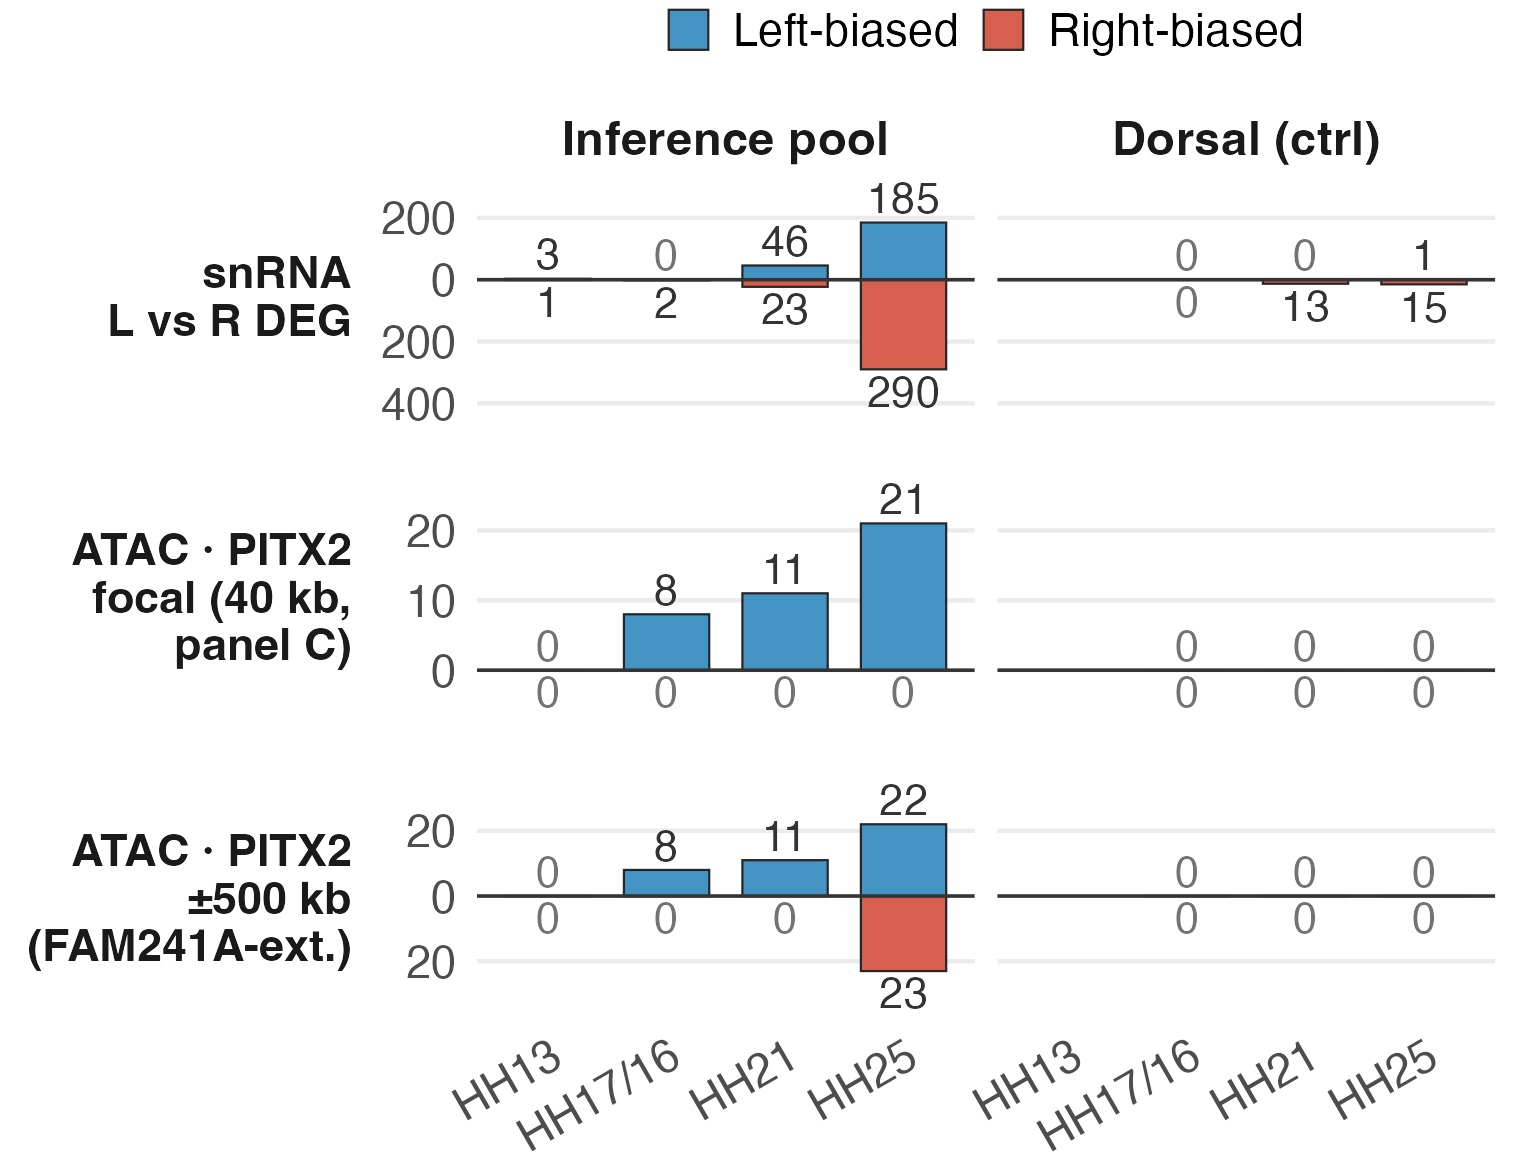

R code for this plot:
#!/usr/bin/env Rscript
# fig03 panel B — L-vs-R counts, DIVERGENT, three rows × two compartments.
#   Rows  : snRNA (# L/R DE GENES)  /  ATAC focal 40 kb (the panel-C window)  /
#           ATAC ±500 kb FAM241A-extended (# L/R-biased PEAKS) — a nested zoom:
#           transcriptome -> focal locus -> wider locus.
#   Cols  : Inference pool (ventral laterality pool)  /  Dorsal (bilateral control)
#
# The segway: with the sides fixed by panel A, the snRNA is nearly silent at HH17/16
# (inference pool: 2 DEG, both Right-biased — AHR, CHRM2 — on the corrected-design
# cohort of 13 paired embryos; 0 on the pre-correction 15) — yet in the SAME multiome
# cells the PITX2-locus chromatin is already L-biased (L peaks ≫ R), and stays
# L-biased through HH25, in the ventral
# pool but NOT in the dorsal control (0 L / 0 R locus peaks at every stage; the dorsal
# snRNA arm is 0 at HH17/16 and small-and-Right at HH21/HH25 — see fig03/LEGEND.md (B)).  The spatial
# substructure of those peaks — focal-L (PITX2c core + PANCR) vs the late upstream-R
# desert near FAM241A/Playrr — is panel C.  (Genome-wide ATAC L/R is depth-confounded/
# null — h4 perm emp_p 0.385 (pre-fix tail-biased estimator; see pipeline/_lr_binom.py —
# corrected values in figures/data/h4_summary_*.tsv: HH17/16 count-level emp_p
# L=0.91 / R=0.61, still null; HH25 exceeds the null both directions, read as
# pseudobulk composition structure) — so the honest ATAC signal is
# FOCAL; described in text.  Per-subcluster DEG overlap is figS03 UpSet.)
#
# L-biased UP (blue), R-biased DOWN (red).
#
# Data:
#   RNA per-gene paired DESeq2 (~genotype+side, padj<0.05; +log2FC = Left):
#     figures/data/h2_deg_POOL_*.tsv      (inference pool)
#     figures/data/h2_dorsal_POOL_*.tsv   (dorsal bilateral control)
#   ATAC per-peak L/R DESeq2 at two scales (locus-FDR<0.1):
#     figures/data/g4f_lr_long_floor20.tsv  (compartment ventral|dorsal, design=unpaired)
#     figures/data/pitx2_locus_tad_peaks.tsv (peak coords; focal = the panel-C 40 kb
#       window, wider = full 359-peak FAM241A-extended ±500 kb set — NOT a measured TAD)
#
#   conda run -n duckfig Rscript figures/fig03/panel_B_lr_counts.R
suppressPackageStartupMessages({
  library(readr); library(dplyr); library(tidyr); library(ggplot2)
})

F    <- "figures/data"
HERE <- "figures/fig03"
STAGES    <- c("HH13", "HH17/16", "HH21", "HH25")
PADJ_RNA  <- 0.05
PADJ_ATAC <- 0.10
SCOPE_ORD <- c("Inference pool", "Dorsal (ctrl)")
# (wrapped to 3 lines: the row strips are horizontal at print size)
MOD_ORD   <- c("snRNA\nL vs R DEG",
               "ATAC · PITX2\nfocal (40 kb,\npanel C)",
               "ATAC · PITX2\n±500 kb\n(FAM241A-ext.)")
side_cols <- local({ source("figures/_shared/colors.R"); get_palette("lateral", labels = c("L", "R")) })

stage_safe <- function(s) gsub("[^A-Za-z0-9]", "_", s)

# ── RNA: signed L/R DEG counts (inference pool + dorsal control) ─────────────
rna_count <- function(path) {
  d <- suppressMessages(read_tsv(path, show_col_types = FALSE))
  s <- d[!is.na(d$padj) & d$padj < PADJ_RNA, ]
  list(L = sum(s$log2FoldChange > 0), R = sum(s$log2FoldChange < 0))
}
RNA_SRC <- tibble::tribble(
  ~scope,           ~prefix,
  "Inference pool", "h2_deg",       # POOL
  "Dorsal (ctrl)",  "h2_dorsal"     # POOL on dorsal pseudobulks
)
# A stage with no DEG table is NOT a measured zero, and rendering it as an empty bar makes those
# two cases identical to the eye. `if (!file.exists(p)) next` did exactly that: on the pre-relabel
# pseudobulks the HH25 dorsal RNA control was un-estimable, the column rendered blank, and both
# LEGEND.md and PROVENANCE.md read it back as "the Dorsal control is flat ... every stage". HH25 is
# where the ventral pool ramps to 185 L / 290 R, so the dorsal contrast at that stage is the
# panel's punchline and it was being published as a flat control while unmeasured.
#
# HH13 is the one legitimate absence — there is no dorsal compartment at HH13 by construction — so
# it is declared here rather than inferred from a missing file. Everything else must exist.
if (!exists("%||%")) `%||%` <- function(a, b) if (is.null(a)) b else a
# HH13: no dorsal compartment exists at that stage, by construction.
# HH25 WAS un-estimable on the pre-relabel pseudobulks (h2 skipped the stage: of 8 HH25 dorsal
#   genotypes, seven had zero left-side Dorsal sub-epi. cells above the 20-cell floor). On the
#   2026-08 seeded relabel it has SEVEN paired genotypes and h2_dorsal_POOL_HH25.tsv exists, so
#   the cell is rendered from data and this entry is dead. It is kept only as the record of why
#   a declared-absence list exists; if a future rerun loses the stage again, the declaration is
#   already here and the panel will not silently draw a blank bar as a flat control.
EXPECTED_ABSENT <- list("Dorsal (ctrl)" = "HH13")
rna_rows <- list()
for (i in seq_len(nrow(RNA_SRC))) {
  for (stage in STAGES) {
    p <- file.path(F, sprintf("%s_POOL_%s.tsv", RNA_SRC$prefix[i], stage_safe(stage)))
    sc <- RNA_SRC$scope[i]
    if (!file.exists(p)) {
      if (stage %in% (EXPECTED_ABSENT[[sc]] %||% character(0))) next
      stop(sprintf(paste0("panel B: %s is MISSING for scope '%s' at %s.\n",
                          "  This is an UNMEASURED cell, not a measured zero — rendering it as a\n",
                          "  blank bar would publish an absence as a flat control. Either run h2\n",
                          "  for that scope/stage, or add it to EXPECTED_ABSENT with a reason."),
                   basename(p), sc, stage))
    }
    cnt <- rna_count(p)
    rna_rows[[length(rna_rows) + 1]] <- tibble(
      modality = MOD_ORD[1], scope = sc, stage = stage, L = cnt$L, R = cnt$R)
  }
}
rna <- bind_rows(rna_rows)

# ── ATAC: L/R sig-peak counts per compartment, at TWO nested scales ──────────
#   focal = the panel-C 40 kb display window (PITX2 gene + a/b/c proms + +5.4 kb);
#   wider = the full 359-peak FAM241A-extended ±500 kb set (NOT a measured TAD).
atac_long <- suppressMessages(read_tsv(file.path(F, "g4f_lr_long_floor20.tsv"), show_col_types = FALSE))
if ("design" %in% names(atac_long)) atac_long <- atac_long %>% filter(design == "unpaired")
locus <- suppressMessages(read_tsv(file.path(F, "pitx2_locus_tad_peaks.tsv"), show_col_types = FALSE)) %>%
  select(peak_id, start, end)
atac_long <- atac_long %>% inner_join(locus, by = "peak_id")
COMP_TO_SCOPE <- c(ventral = "Inference pool", dorsal = "Dorsal (ctrl)")
source(file.path(HERE, "_focal_window.R"))   # PITX2_FOCAL_WIN — shared with panel C (single source of truth)
FOCAL <- PITX2_FOCAL_WIN   # the panel-C display window

atac_count <- function(df, mod_label) {
  tested <- df %>% distinct(compartment, stage)
  cnt <- df %>% filter(padj_locus < PADJ_ATAC) %>%
    group_by(compartment, stage) %>%
    summarise(L = sum(log2FoldChange > 0), R = sum(log2FoldChange < 0), .groups = "drop")
  tested %>% left_join(cnt, by = c("compartment", "stage")) %>%
    mutate(L = coalesce(L, 0L), R = coalesce(R, 0L),
           modality = mod_label, scope = COMP_TO_SCOPE[compartment]) %>%
    filter(!is.na(scope)) %>% select(modality, scope, stage, L, R)
}
atac <- bind_rows(
  # focal = peaks FULLY CONTAINED in the panel-C window (the predicate panel C
  # uses for its ticks/mask) so this count == the peaks panel C displays.
  atac_count(atac_long %>% filter(start >= FOCAL[1], end <= FOCAL[2]), MOD_ORD[2]),
  atac_count(atac_long, MOD_ORD[3])
)

# ── Combine + long ──────────────────────────────────────────────────────────
wide <- bind_rows(rna, atac) %>%
  filter(stage %in% STAGES)
# Every TESTED cell prints both side counts, a 0 included (grey), so an empty side
# reads as measured.  An untested cell (HH13 dorsal: no compartment, absent from
# `wide`) stays blank.
long <- wide %>%
  pivot_longer(c(L, R), names_to = "side", values_to = "n") %>%
  mutate(signed = ifelse(side == "L", n, -n),
         stage  = factor(stage, levels = STAGES),
         scope  = factor(scope, levels = SCOPE_ORD),
         modality = factor(modality, levels = MOD_ORD),
         side   = factor(side, levels = c("L", "R")))

p <- ggplot(long, aes(stage, signed, fill = side)) +
  geom_col(position = "identity", width = 0.72, colour = "grey15", linewidth = 0.25) +
  geom_hline(yintercept = 0, linewidth = 0.4, colour = "grey20") +
  geom_text(data = subset(long, n > 0),
            aes(label = n, vjust = ifelse(side == "L", -0.3, 1.2)),
            size = 3.7, colour = "grey20") +
  geom_text(data = subset(long, n == 0),
            aes(label = n, vjust = ifelse(side == "L", -0.3, 1.2)),
            size = 3.7, colour = "grey45") +
  facet_grid(modality ~ scope, scales = "free_y", switch = "y") +
  scale_fill_manual(values = side_cols, name = NULL,
                    labels = c(L = "Left-biased", R = "Right-biased")) +
  scale_y_continuous(labels = function(x) abs(x),
                     expand = expansion(mult = c(0.3, 0.3))) +
  labs(x = NULL, y = NULL) +
  # PNAS final font pass (2026-10): 300 dpi (compositor assumes 300) on A's
  # canvas width, so Fig 5 prints this at x0.653; text >= 7 pt printed.
  theme_minimal(base_size = 11) +
  theme(panel.grid.major.x = element_blank(), panel.grid.minor = element_blank(),
        axis.text.x = element_text(size = 10.8, angle = 30, hjust = 1),
        axis.text.y = element_text(size = 10.8),
        strip.text.x = element_text(size = 11.5, face = "bold"),
        strip.text.y.left = element_text(size = 10.8, face = "bold", angle = 0,
                                         hjust = 1, lineheight = 0.88),
        strip.placement = "outside",
        legend.position = "top", legend.key.size = unit(0.36, "cm"),
        legend.text = element_text(size = 11),
        legend.margin = margin(0, 0, 0, 0),
        panel.spacing.y = unit(1.1, "lines"),
        plot.margin = margin(2, 6, 2, 2))

# (The hardcoded "silent gap" call-out over HH17/16 is gone: on the corrected-design
# cohort that cell holds 2 Right-biased DEGs, and the count label above says so.)

out <- file.path(HERE, "panel_B_lr_counts.png")
ggsave(out, p, width = 5.067, height = 3.9, dpi = 300)
cat("wrote", out, "\n")
